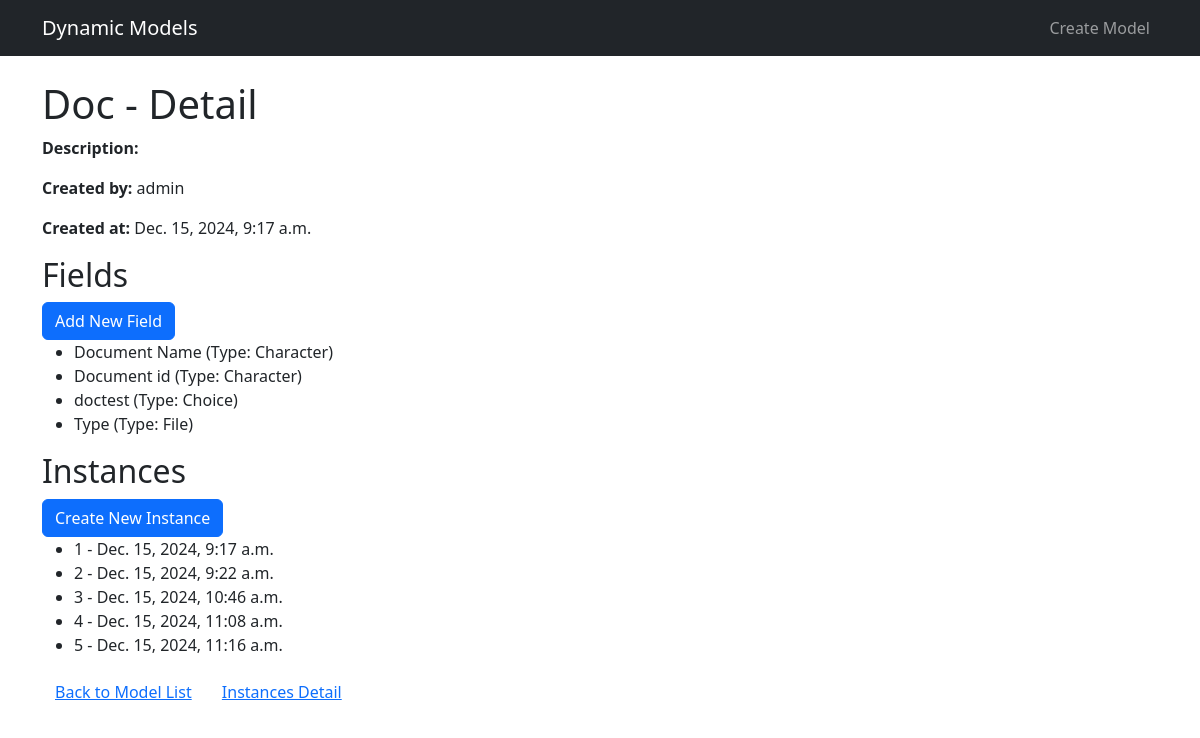
The page /models/1/ (signed in) on the database its author committed.
### dynamic_app/models.py (models this page shows, shortened)
class DynamicModel(models.Model):
    name = models.CharField(max_length=100, unique=True)
    created_by = models.ForeignKey(User, on_delete=models.CASCADE)
    created_at = models.DateTimeField(auto_now_add=True)
    updated_at = models.DateTimeField(auto_now=True)

class DynamicField(models.Model):
    FIELD_TYPES = [
        ('char', 'Character'),
        ('text', 'Text'),
        ('int', 'Integer'),
        ('decimal', 'Decimal'),
        ('bool', 'Boolean'),
        ('date', 'Date'),
        ('datetime', 'DateTime'),
        ('file', 'File'),
        ('choice', 'Choice'),
    ]
    dynamic_model = models.ForeignKey(DynamicModel, on_delete=models.CASCADE, related_name='fields')
    name = models.CharField(max_length=100)
    display_name = models.CharField(max_length=100)
    field_type = models.CharField(max_length=20, choices=FIELD_TYPES)
    is_required = models.BooleanField(default=False)
    is_unique = models.BooleanField(default=True)
    is_readonly = models.BooleanField(default=False)
    display_order = models.IntegerField(default=0)
    created_by = models.ForeignKey(User, on_delete=models.CASCADE)
    created_at = models.DateTimeField(auto_now_add=True)
    updated_at = models.DateTimeField(auto_now=True)
    class Meta:
        ordering = ['display_order']
        unique_together = ['dynamic_model', 'name']

class DynamicModelInstance(models.Model):
    dynamic_model = models.ForeignKey(DynamicModel, on_delete=models.CASCADE)
    created_by = models.ForeignKey(User, on_delete=models.CASCADE)
    created_at = models.DateTimeField(auto_now_add=True)
    updated_at = models.DateTimeField(auto_now=True)
    data = models.JSONField()

### dynamic_app/views.py (the view)
# urls.py: path('models/<int:pk>/', views.model_detail, name='model_detail'),
@login_required
def model_detail(request, pk):
    model = get_object_or_404(DynamicModel, pk=pk, created_by=request.user)
    fields = model.fields.all()
    instances = DynamicModelInstance.objects.filter(dynamic_model=model)
    return render(request, 'dynamic_models/model_detail.html', {
        'model': model,
        'fields': fields,
        'instances': instances
    })

### dynamic_app/templates/dynamic_models/model_detail.html
{% extends 'base_generic.html' %}
{% block content %}
  <h1>{{ model.name }} - Detail</h1>
  <p><strong>Description:</strong> {{ model.description }}</p>
  <p><strong>Created by:</strong> {{ model.created_by }}</p>
  <p><strong>Created at:</strong> {{ model.created_at }}</p>
  <h2>Fields</h2>
  <a href="{% url 'field_create' model.pk %}" class="btn btn-primary">Add New Field</a>
  <ul>
    {% for field in fields %}
      <li>{{ field.display_name }} (Type: {{ field.get_field_type_display }})</li>
    {% empty %}
      <li>No fields added yet.</li>
    {% endfor %}
  </ul>
  <h2>Instances</h2>
  <a href="{% url 'instance_create' model.pk %}" class="btn btn-primary">Create New Instance</a>
  <ul>
    {% for instance in instances %}
      <li>{{ instance.pk }} - {{ instance.created_at }}</li>
    {% empty %}
      <li>No instances created yet.</li>
    {% endfor %}
  </ul>
  <a href="{% url 'model_list' %}" class="btn btn-link">Back to Model List</a>
  <a href="{% url 'instance_list' model_pk=model.pk %}" class="btn btn-link">Instances Detail </a>
{% endblock %}

### rows shown on the page
DynamicModel: name "Doc", created_by "admin", created_at "Dec. 15, 2024, 9:17 a.m."
DynamicField: display_name "Document Name", field_type "Character"
DynamicField: display_name "Document id", field_type "Character"
DynamicField: display_name "doctest", field_type "Choice"
DynamicField: display_name "Type", field_type "File"
DynamicModelInstance: pk "1", created_at "Dec. 15, 2024, 9:17 a.m."
DynamicModelInstance: pk "2", created_at "Dec. 15, 2024, 9:22 a.m."
DynamicModelInstance: pk "3", created_at "Dec. 15, 2024, 10:46 a.m."
DynamicModelInstance: pk "4", created_at "Dec. 15, 2024, 11:08 a.m."
DynamicModelInstance: pk "5", created_at "Dec. 15, 2024, 11:16 a.m."
